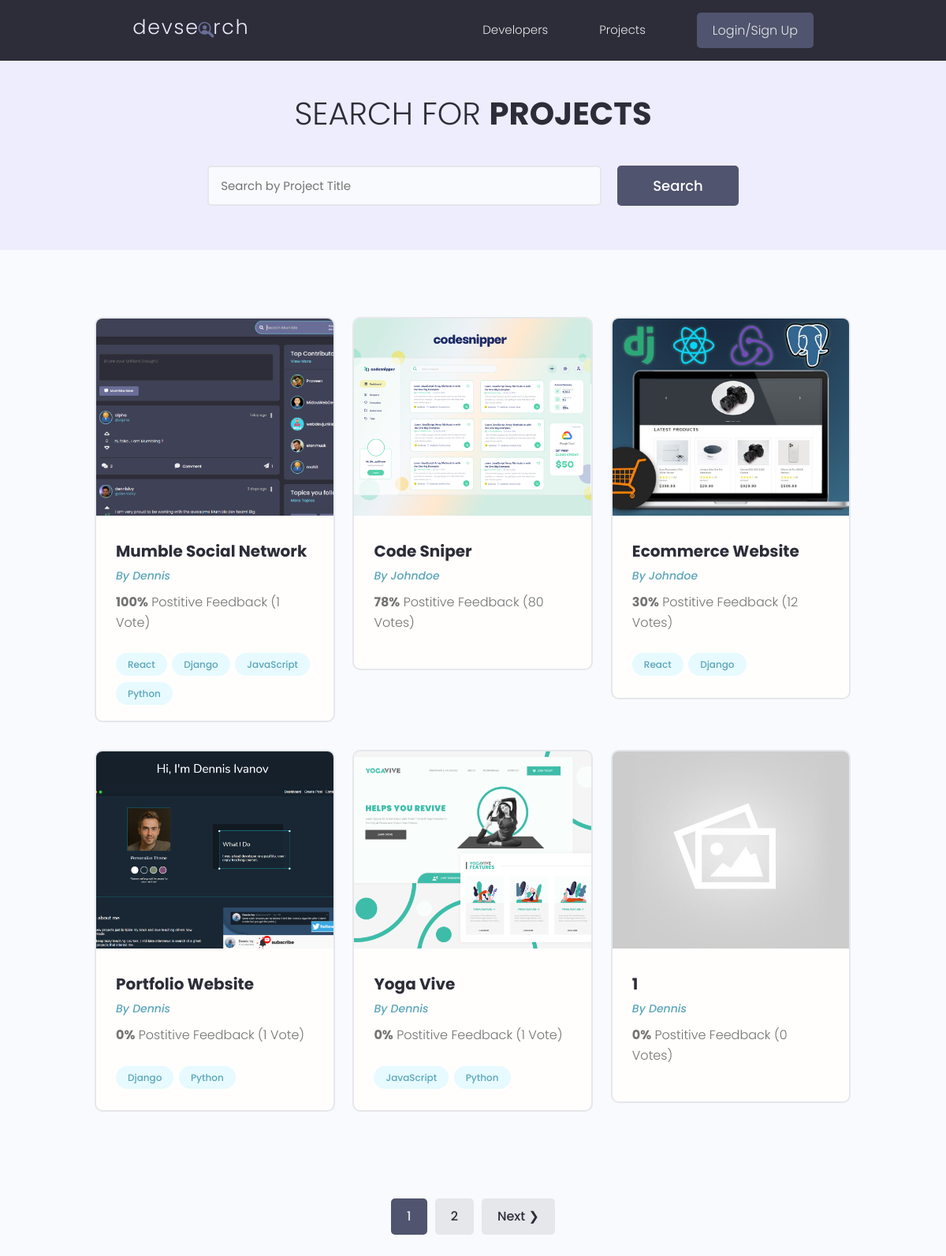
/projects/, run on the app's committed database.
### projects/models.py (models this page shows, shortened)
class Project(models.Model):
    owner = models.ForeignKey(Profile, null=True, blank=True, on_delete=models.SET_NULL)
    title = models.CharField(max_length=200)
    description = models.TextField(null=True, blank=True)
    featured_image = models.ImageField(null=True, blank=True, default="default.jpg")
    demo_link = models.CharField(max_length=2000, null=True, blank=True)
    source_link = models.CharField(max_length=2000, null=True, blank=True)
    tags = models.ManyToManyField('Tag', blank=True)
    vote_total = models.IntegerField(default=0, null=True, blank=True)
    vote_ratio = models.IntegerField(default=0, null=True, blank=True)
    created = models.DateTimeField(auto_now_add=True)
    id = models.UUIDField(default=uuid.uuid4, unique=True, primary_key=True, editable=False)
    class Meta:
        ordering = ['-vote_ratio', '-vote_total', 'title']

class Tag(models.Model):
    name = models.CharField(max_length=200)
    created = models.DateTimeField(auto_now_add=True)
    id = models.UUIDField(default=uuid.uuid4, unique=True, primary_key=True, editable=False)
    def __str__(self):
        return self.name

### users/models.py (models this page shows, shortened)
class Profile(models.Model):
    user = models.OneToOneField(User, on_delete=models.CASCADE, null=True, blank=True)
    name = models.CharField(max_length=200, blank=True, null=True)
    email = models.EmailField(max_length=500, blank=True, null=True)
    username = models.CharField(max_length=200, blank=True, null=True)
    location = models.CharField(max_length=200, blank=True, null=True)
    short_intro = models.CharField(max_length=200, blank=True, null=True)
    bio = models.TextField(blank=True, null=True)
    profile_image = models.ImageField(blank=True, null=True, upload_to='profiles/', default='profiles/user-default.png')
    social_github = models.CharField(max_length=200, blank=True, null=True)
    social_twitter = models.CharField(max_length=200, blank=True, null=True)
    social_linkedin = models.CharField(max_length=200, blank=True, null=True)
    social_youtube = models.CharField(max_length=200, blank=True, null=True)
    social_website = models.CharField(max_length=200, blank=True, null=True)
    created = models.DateTimeField(auto_now_add=True)
    id = models.UUIDField(default=uuid.uuid4, unique=True, primary_key=True, editable=False)

### projects/views.py (the view)
# urls.py: path('projects/', views.getProjects),
def projects(request):
    projects, search_query = searchProjects(request)
    custom_range, projects = paginateProjects(request, projects, 6)
    context = {'projects': projects, 'search_querty': search_query, 'custom_range': custom_range}
    return render(request, 'projects/projects.html', context)

### projects/utils.py (called while the page is built)
def paginateProjects(request, projects, results):
    page = request.GET.get('page')
    paginator = Paginator(projects, results)
    try:
        projects = paginator.page(page)
    except PageNotAnInteger:
        page = 1
        projects = paginator.page(page)
    except EmptyPage:
        page = paginator.num_pages
        projects = paginator.page(page)
    leftIndex = (int(page) - 4)
    if leftIndex < 1:
        leftIndex = 1
    rightIndex = (int(page) + 5)
    if rightIndex > paginator.num_pages:
        rightIndex = paginator.num_pages + 1
    custom_range = range(leftIndex, rightIndex)
    return custom_range, projects

def searchProjects(request):
    search_query = ''
    if request.GET.get('search_query'):
        search_query = request.GET.get('search_query')
    tags = Tag.objects.filter(name__icontains=search_query)
    projects = Project.objects.distinct().filter(
        Q(title__icontains=search_query) |
        Q(description__icontains=search_query) |
        Q(owner__name__icontains=search_query) |
        Q(tags__in=tags)
    )
    return projects, search_query

### projects/templates/projects/projects.html (shortened to what this page needs)
{% extends 'main.html' %}
{% block content %}
 <main class="projects">
    <section class="hero-section text-center">
      <div class="container container--narrow">
        <div class="hero-section__box">
          <h2>Search for <span>Projects</span></h2>
        </div>
        <div class="hero-section__search">
          <form id="searchForm" class="form" action="{% url 'projects' %}" method="get">
            <div class="form__field">
              <input class="input input--text" id="formInput#search" type="text" name="search_query"
                placeholder="Search by Project Title" value="{{search_query}}"/>
            </div>
            <input class="btn btn--sub btn--lg" type="submit" value="Search" />
          </form>
        </div>
      </div>
    </section>
    <section class="projectsList">
      <div class="container">
        <div class="grid grid--three">
            {% for project in projects %}
            <div class="column">
            <div class="card project">
              <a href="{% url 'project' project.id %}" class="project">
                <img class="project__thumbnail" src="{{ project.featured_image.url }}" alt="project thumbnail" />
                <div class="card__body">
                  <h3 class="project__title">{{project.title}}</h3>
                  <p><a class="project__author" href="{% url 'user-profile' project.owner.id %}">By {{project.owner.name}}</a></p>
                  <p class="project--rating">
                    <span style="font-weight: bold;">{{project.vote_ratio}}%</span> Postitive
                    Feedback ({{project.vote_total}} Vote{{project.vote_total|pluralize:"s"}})
                  </p>
                  <div class="project__tags">
                    {% for tag in project.tags.all %}
                    <span class="tag tag--pill tag--main">
                      <small>{{tag}}</small>
                    </span>
                    {% endfor %}
                  </div>
                </div>
              </a>
            </div>
          </div>
          {% endfor %}
        </div>
      </div>
    </section>
    {% include 'pagination.html' with queryset=projects custom_range=custom_range %}
  </main>
{% endblock content %}

### templates/main.html (shortened to what this page needs)
<!DOCTYPE html>
{% load static %}
<html>
<head>
    <link rel="stylesheet" href="https://cdn.iconmonstr.com/1.3.0/css/iconmonstr-iconic-font.min.css" />
    <link rel="stylesheet" href="{% static 'uikit/styles/uikit.css' %}" />
    <link rel="stylesheet" href="{% static 'styles/app.css' %}" />
</head>
<body>
    {% include 'navbar.html' %}
    {% block content %}
    {% endblock content %}
</body>
</html>

### templates/navbar.html (shortened to what this page needs)
{% load static %}
  <header class="header">
    <div class="container container--narrow">
      <a href="{% url 'profiles' %}" class="header__logo">
        <img src="{% static 'images/logo.svg' %}" alt="DevSearch Logo" />
      </a>
      <nav class="header__nav">
        <ul class="header__menu">
          <li class="header__menuItem"><a href="{% url 'profiles' %}">Developers</a></li>
          <li class="header__menuItem"><a href="{% url 'projects' %}">Projects</a></li>
          {% if request.user.is_authenticated %}
          <li class="header__menuItem"><a href="{% url 'inbox' %}">Inbox</a></li>
          <li class="header__menuItem"><a href="{% url 'account' %}">Account</a></li>
          <li class="header__menuItem"><a href="{% url 'logout' %}" class="btn btn--sub">Logout</a></li>
          {% else %}
          <li class="header__menuItem"><a href="{% url 'login' %}" class="btn btn--sub">Login/Sign Up</a></li>
          {% endif %}
        </ul>
      </nav>
    </div>
  </header>

### templates/pagination.html (shortened to what this page needs)
{% if queryset.has_other_pages %}
<div class="pagination">
  <ul class="container">
    {% for page in custom_range %}
    {% if page == queryset.number %}
    <li><a href="?page={{page}}" class="btn page-lin btn--sub" data-page="{{page}}">{{page}}</a></li>
    {% else %}
    <li><a href="?page={{page}}" class="btn page-link" data-page="{{page}}">{{page}}</a></li>
    {% endif %}
    {% endfor %}
    {% if queryset.has_next %}
    <li><a href="?page={{queryset.next_page_number}}" class="btn page-lin" data-page="{{queryset.next_page_number}}">Next &#10095;</a></li>
    {% endif %}
  </ul>
</div>
{% endif %}

### static/styles/app.css (style rules this page uses)
:root { --color-sub: #2d2d39; }
.btn--sub { background-color: var(--color-sub-light); }
.card { border: 2px solid var(--color-light); }
img { width: 100%; }
.header { position: sticky; z-index: 111; background-color: var(--color-sub); padding: 1.5rem 0; }
.header > .container { display: flex; justify-content: space-between; align-items: center; }
.header__logo > img { height: 3.8rem; }
.header__nav > ul { display: inline-flex; align-items: center; list-style: none; gap: 6.5rem; }
.header__menuItem > a { color: var(--color-light); font-weight: 300; }
.hero-section { height: 40vh; display: flex; align-items: center; background-color: var(--color-sub); }
.hero-section__box { margin-bottom: 4rem; }
.hero-section__box > h2, .hero-section__box > h2 > span { font-size: 4rem; color: var(--color-light); line-height: 1.3; text-transform: uppercase; }
.hero-section__box > h2 { font-weight: 300; }
.hero-section__box > h2 > span { font-weight: 700; }
.hero-section__search > .form { display: flex; align-items: center; justify-content: center; gap: 2rem; }
.hero-section__search > .form input.input--text { width: 50rem; }
.pagination { margin-top: 8rem; margin-bottom: 10rem; }
.pagination > ul { flex-wrap: wrap; list-style: none; display: flex; align-items: center; justify-content: center; gap: 1rem; }
.pagination .btn { color: var(--color-sub); }
.pagination .btn.btn--sub { color: var(--color-light); }
.project__author { font-size: 1.4rem; font-style: italic; }
.project--rating { margin-bottom: 1.6em; margin-top: .5em; }
.projects > .hero-section { background: var(--color-sub-lighter); height: 30vh; }
.projects .hero-section__box { margin-bottom: 2.5rem; }
.projects .hero-section__box > h2 { color: var(--color-sub); }
.projects .hero-section__box > h2 > span { font-weight: 700; color: var(--color-sub); }
.projectsList { margin-top: 8rem; }
.project__thumbnail { height: 25rem; object-fit: cover; object-position: top center; }
.project__title { font-size: 2rem; font-weight: 700; color: var(--color-sub); }

### static/uikit/styles/modules/_variables.css (style rules this page uses)
:root { --color-main: #5aa5b9; --color-main-light: #e6faff; --color-sub: #3f4156; --color-sub-light: #51546e; --color-sub-lighter: #ededfd; --color-text: #737373; --color-gray: #8b8b8b; --color-light: #e5e7eb; --color-light-gray: #767676; --color-bg: #f8fafd; --color-white: #fffefd; --color-white-light: #f3f3f3; --color-success: #359e64; --color-success-bg: #def8e8; --color-error: #fc4b0b; --color-error-bg: #fff2ee; --font-base: 'Poppins', arial, helvetica, 'Segoe UI', roboto, ubuntu, sans-serif; --font-monospace: 'Fira Code', 'Courier New', courier, monospace; --font-regular: 300; --font-medium: 500; --font-bold: 700; --generic-shadow: 1px 1px 5px #00000010; --generic-transition: all 0.3s ease-in-out; }

### static/uikit/styles/modules/_base.css (style rules this page uses)
* { margin: 0; padding: 0; box-sizing: border-box; text-rendering: optimizeLegibility; color: inherit; font-size: inherit; }
html { font-size: 50%; }
@media only screen and (min-width: 480px) { html { font-size: 56.25%; } }
@media only screen and (min-width: 1200px) { html { font-size: 62.5%; } }
body { line-height: 1.6; font-weight: 400; font-size: 1.5rem; color: var(--color-text); background-color: var(--color-bg); min-height: 100vh; }

### static/uikit/styles/modules/_typography.css (style rules this page uses)
* { font-family: var(--font-base); }
h2 { font-size: 3.6rem; font-weight: var(--font-bold); }
h3 { font-size: 3.2rem; font-weight: var(--font-medium); }
p, span, strong { font-size: 1.6rem; color: var(--color-text); font-weight: var(--font-regular); }
a { padding-bottom: 2px; text-decoration: none; display: inline-block; color: var(--color-main); font-weight: var(--font-medium); }

### static/uikit/styles/modules/_utilities.css (style rules this page uses)
.container { width: 92%; max-width: 165rem; margin: 0 auto; box-sizing: border-box; }
.container--narrow { width: 92%; max-width: 120rem; }
@media screen and (min-width: 1000px) { .container { width: 90%; } }
@media screen and (min-width: 1000px) { .container--narrow { width: 85%; } }
@media screen and (min-width: 1200px) { .container { width: 80%; } }
@media screen and (min-width: 1200px) { .container--narrow { width: 72%; } }
.text-center { text-align: center; }

### static/uikit/styles/modules/_card.css (style rules this page uses)
.card { border-radius: 1rem; background-color: var(--color-white); border: 1.5px solid var(--color-light); width: auto; height: auto; margin-top: 0.5rem; margin-bottom: 0.5rem; overflow: hidden; }
.card__body, .card__header { padding: 2rem 2.5rem; }

### data on the page
Project: featured_image (picture), title "Mumble Social Network", owner.name "Dennis", vote_ratio "100", vote_total "1"
Tag: name "React"
Tag: name "Django"
Tag: name "JavaScript"
Tag: name "Python"
Project: featured_image (picture), title "Code Sniper", owner.name "Johndoe", vote_ratio "78", vote_total "80"
Project: featured_image (picture), title "Ecommerce Website", owner.name "Johndoe", vote_ratio "30", vote_total "12"
Project: featured_image (picture), title "Portfolio Website", owner.name "Dennis", vote_ratio "0", vote_total "1"
Project: featured_image (picture), title "Yoga Vive", owner.name "Dennis", vote_ratio "0", vote_total "1"
Project: featured_image (placeholder picture), title "1", owner.name "Dennis", vote_ratio "0", vote_total "0"

### other printed values
{{ page }} "1"
{{ page }} "2"
